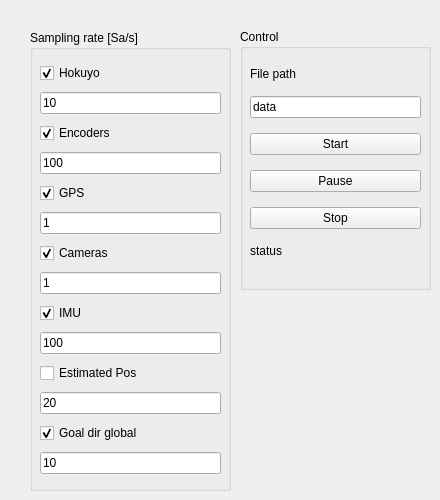
    <widget class="QWidget" name="recordTab">
     <attribute name="title">
      <string>Recording</string>
     </attribute>
     <widget class="QGroupBox" name="saRateGroupBox">
      <property name="geometry">
       <rect>
        <x>30</x>
        <y>30</y>
        <width>201</width>
        <height>461</height>
       </rect>
      </property>
      <property name="title">
       <string>Sampling rate [Sa/s]</string>
      </property>
      <widget class="QWidget" name="verticalLayoutWidget">
       <property name="geometry">
        <rect>
         <x>10</x>
         <y>30</y>
         <width>181</width>
         <height>431</height>
        </rect>
       </property>
       <layout class="QVBoxLayout" name="verticalLayout">
        <item>
         <widget class="QCheckBox" name="includeHokuyoCheckBox">
          <property name="text">
           <string>Hokuyo</string>
          </property>
          <property name="checkable">
           <bool>true</bool>
          </property>
          <property name="checked">
           <bool>true</bool>
          </property>
         </widget>
        </item>
        <item>
         <widget class="QLineEdit" name="saRateHokuyoLineEdit">
          <property name="text">
           <string>10</string>
          </property>
         </widget>
        </item>
        <item>
         <widget class="QCheckBox" name="includeEncodersCheckBox">
          <property name="text">
           <string>Encoders</string>
          </property>
          <property name="checked">
           <bool>true</bool>
          </property>
         </widget>
        </item>
        <item>
         <widget class="QLineEdit" name="saRateEncodersLineEdit">
          <property name="text">
           <string>100</string>
          </property>
         </widget>
        </item>
        <item>
         <widget class="QCheckBox" name="includeGpsCheckBox">
          <property name="text">
           <string>GPS</string>
          </property>
          <property name="checked">
           <bool>true</bool>
          </property>
         </widget>
        </item>
        <item>
         <widget class="QLineEdit" name="saRateGpsLineEdit">
          <property name="text">
           <string>1</string>
          </property>
         </widget>
        </item>
        <item>
         <widget class="QCheckBox" name="includeCamerasCheckBox">
          <property name="text">
           <string>Cameras</string>
          </property>
          <property name="checked">
           <bool>true</bool>
          </property>
         </widget>
        </item>
        <item>
         <widget class="QLineEdit" name="saRateCamerasLineEdit">
          <property name="text">
           <string>1</string>
          </property>
         </widget>
        </item>
        <item>
         <widget class="QCheckBox" name="includeImuCheckBox">
          <property name="text">
           <string>IMU</string>
          </property>
          <property name="checked">
           <bool>true</bool>
          </property>
         </widget>
        </item>
        <item>
         <widget class="QLineEdit" name="saRateImuLineEdit">
          <property name="text">
           <string>100</string>
          </property>
         </widget>
        </item>
        <item>
         <widget class="QCheckBox" name="includeEstimatedPosCheckBox">
          <property name="text">
           <string>Estimated Pos</string>
          </property>
         </widget>
        </item>
        <item>
         <widget class="QLineEdit" name="saRateEstimatedPosLineEdit">
          <property name="text">
           <string>20</string>
          </property>
         </widget>
        </item>
        <item>
         <widget class="QCheckBox" name="includeGoalDirGlobalCheckBox">
          <property name="text">
           <string>Goal dir global</string>
          </property>
          <property name="checked">
           <bool>true</bool>
          </property>
         </widget>
        </item>
        <item>
         <widget class="QLineEdit" name="saRateGoalDirGlobalLineEdit">
          <property name="text">
           <string>10</string>
          </property>
         </widget>
        </item>
       </layout>
      </widget>
     </widget>
     <widget class="QGroupBox" name="groupBox_2">
      <property name="geometry">
       <rect>
        <x>240</x>
        <y>29</y>
        <width>191</width>
        <height>261</height>
       </rect>
      </property>
      <property name="title">
       <string>Control</string>
      </property>
      <widget class="QWidget" name="verticalLayoutWidget_2">
       <property name="geometry">
        <rect>
         <x>10</x>
         <y>29</y>
         <width>171</width>
         <height>211</height>
        </rect>
       </property>
       <layout class="QVBoxLayout" name="verticalLayout_2">
        <item>
         <widget class="QLabel" name="label_17">
          <property name="sizePolicy">
           <sizepolicy hsizetype="Preferred" vsizetype="Fixed">
            <horstretch>0</horstretch>
            <verstretch>0</verstretch>
           </sizepolicy>
          </property>
          <property name="text">
           <string>File path</string>
          </property>
         </widget>
        </item>
        <item>
         <widget class="QLineEdit" name="recPathLineEdit">
          <property name="text">
           <string>data</string>
          </property>
         </widget>
        </item>
        <item>
         <widget class="QPushButton" name="startRecButton">
          <property name="text">
           <string>Start</string>
          </property>
         </widget>
        </item>
        <item>
         <widget class="QPushButton" name="pauseResumeRecButton">
          <property name="text">
           <string>Pause</string>
          </property>
         </widget>
        </item>
        <item>
         <widget class="QPushButton" name="stopRecButon">
          <property name="text">
           <string>Stop</string>
          </property>
         </widget>
        </item>
        <item>
         <widget class="QLabel" name="recStatusLabel">
          <property name="sizePolicy">
           <sizepolicy hsizetype="Preferred" vsizetype="Fixed">
            <horstretch>0</horstretch>
            <verstretch>0</verstretch>
           </sizepolicy>
          </property>
          <property name="text">
           <string>status</string>
          </property>
         </widget>
        </item>
       </layout>
      </widget>
     </widget>
    </widget>
